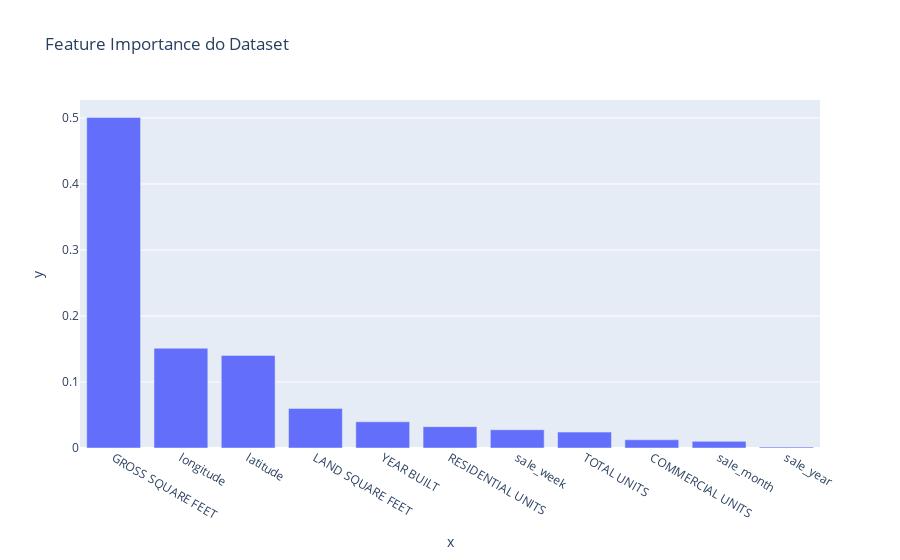

Here is the notebook cell this chart was saved with:
### Markdown cell above
## Random Forest

### Code cell
rfr = RandomForestRegressor(n_jobs=-1,min_samples_split = 4, n_estimators = 500)
rfr.fit(X_train, y_train.ravel())
px.bar(x = X_train.columns, y = rfr.feature_importances_, title = "Feature Importance do Dataset").update_xaxes(categoryorder = "total descending")

### Figure 1 — Plotly figure (JSON) as saved in the notebook; plotly's stock layout.template omitted (floating-point values rounded to 4 significant figures)
{"data": [{"alignmentgroup": "True", "hovertemplate": "x=%{x}<br>y=%{y}<extra></extra>", "legendgroup": "", "marker": {"color": "#636efa"}, "name": "", "offsetgroup": "", "orientation": "v", "showlegend": false, "textposition": "auto", "type": "bar", "x": ["RESIDENTIAL UNITS", "COMMERCIAL UNITS", "TOTAL UNITS", "LAND SQUARE FEET", "GROSS SQUARE FEET", "YEAR BUILT", "sale_month", "sale_week", "sale_year", "latitude", "longitude"], "xaxis": "x", "y": [0.03233, 0.01246, 0.02408, 0.05996, 0.5008, 0.0397, 0.01008, 0.02767, 0.001409, 0.1403, 0.1512], "yaxis": "y"}], "layout": {"autosize": true, "barmode": "relative", "legend": {"tracegroupgap": 0}, "title": {"text": "Feature Importance do Dataset"}, "xaxis": {"anchor": "y", "autorange": false, "categoryorder": "total descending", "domain": [0, 1], "range": [-0.5, 10.5], "title": {"text": "x"}, "type": "category"}, "yaxis": {"anchor": "x", "autorange": true, "domain": [0, 1], "range": [0, 0.5272], "title": {"text": "y"}, "type": "linear"}}}
